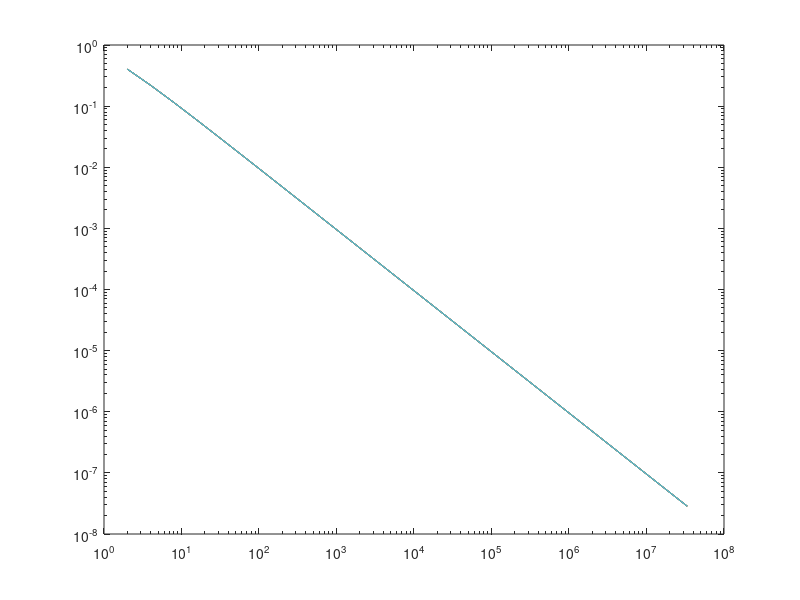
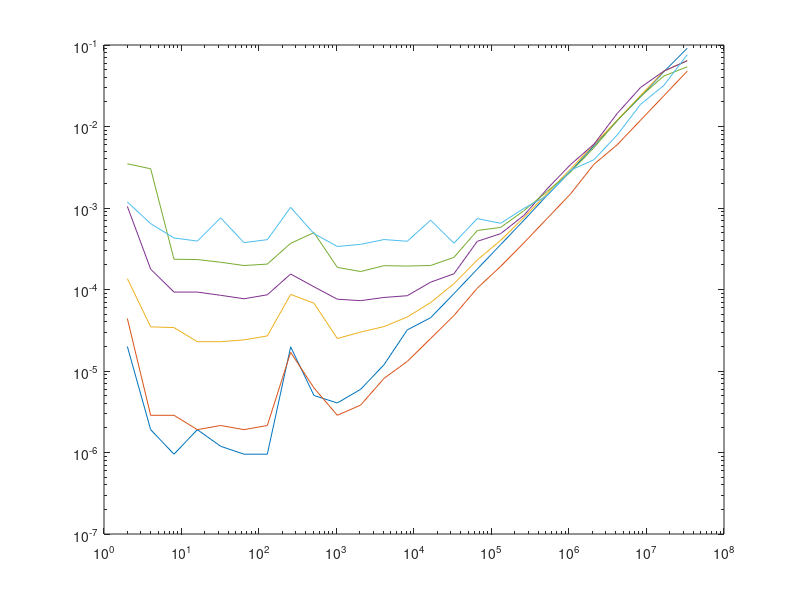

Write MATLAB code to recreate these figures, in order.
error2 = [0.40297986606396252,0.21897966746476261,0.11429479693194988,0.058399633250339367,0.029518814978706231,0.0148398638007885,0.0074401318182744092,0.0037251264541944273,0.0018638296735327131,0.0009322316114812601,0.0004661950197628606,0.00023311731592423612,0.00011656360978840041,5.82830428901282e-05,2.9141830946155522e-05,1.4570992839413321e-05,7.285515744470672e-06,3.6427626772805866e-06,1.8213825092594504e-06,9.1069151864076048e-07,4.5534580106476596e-07,2.2767292051639743e-07,1.1383671827402964e-07,5.6920630431278596e-08,2.8478611469040516e-08];
time2 = [2.002716064453125e-05,1.9073486328125e-06,9.5367431640625e-07,1.9073486328125e-06,1.1920928955078125e-06,9.5367431640625e-07,9.5367431640625e-07,1.9788742065429688e-05,5.0067901611328125e-06,4.0531158447265625e-06,5.9604644775390625e-06,1.1920928955078125e-05,3.1948089599609375e-05,4.5061111450195312e-05,8.8930130004882812e-05,0.00017809867858886719,0.00035500526428222656,0.00070810317993164062,0.0014379024505615234,0.0028312206268310547,0.0057988166809082031,0.011842966079711914,0.023200035095214844,0.04699397087097168,0.091268062591552734];

error4 = [0.40297986606396252,0.21897966746476261,0.11429479693195033,0.058399633250339367,0.029518814978706231,0.014839863800788056,0.0074401318182744092,0.0037251264541944273,0.0018638296735336013,0.00093223161148170419,0.00046619501976508104,0.00023311731592778884,0.00011656360979417357,5.8283042896789539e-05,2.9141830948820058e-05,1.4570992846518749e-05,7.2855157582374375e-06,3.6427626923796197e-06,1.8213825376811599e-06,9.1069155638834332e-07,4.5534583703599196e-07,2.2767293650360898e-07,1.1383660236674586e-07,5.6919458035764592e-08,2.8469046675638765e-08];
time4 = [4.4107437133789062e-05,2.86102294921875e-06,2.86102294921875e-06,1.9073486328125e-06,2.1457672119140625e-06,1.9073486328125e-06,2.1457672119140625e-06,1.6927719116210938e-05,6.198883056640625e-06,2.86102294921875e-06,3.814697265625e-06,8.106231689453125e-06,1.3113021850585938e-05,2.5033950805664062e-05,4.7922134399414062e-05,0.00010395050048828125,0.00019192695617675781,0.00037407875061035156,0.00074696540832519531,0.0014920234680175781,0.0034360885620117188,0.0059759616851806641,0.01195216178894043,0.023884057998657227,0.047815084457397461];

error8 = [0.40297986606396252,0.21897966746476261,0.11429479693195033,0.058399633250339367,0.029518814978705787,0.014839863800788056,0.007440131818273521,0.0037251264541935392,0.0018638296735327131,0.00093223161148170419,0.00046619501976596922,0.00023311731593000928,0.00011656360979772629,5.8283042899898163e-05,2.9141830955037307e-05,1.4570992856288711e-05,7.2855157746687382e-06,3.6427627172486154e-06,1.8213825598856204e-06,9.1069157326373329e-07,4.5534585479956036e-07,2.2767294893810686e-07,1.1383654463514858e-07,5.6918854074439196e-08,2.8464101298197875e-08];
time8 = [0.00013589859008789062,3.4809112548828125e-05,3.4093856811523438e-05,2.288818359375e-05,2.288818359375e-05,2.4080276489257812e-05,2.6941299438476562e-05,8.7022781372070312e-05,6.7949295043945312e-05,2.5033950805664062e-05,3.0040740966796875e-05,3.5047531127929688e-05,4.6014785766601562e-05,6.9141387939453125e-05,0.00011801719665527344,0.00022983551025390625,0.00040078163146972656,0.00076603889465332031,0.0015139579772949219,0.0030200481414794922,0.0060150623321533203,0.011985063552856445,0.023993968963623047,0.047776222229003906,0.064491033554077148];

error16 = [0.40297986606396252,0.21897966746476261,0.11429479693195033,0.058399633250339367,0.029518814978706231,0.014839863800788056,0.0074401318182744092,0.0037251264541935392,0.0018638296735327131,0.0009322316114812601,0.00046619501976596922,0.00023311731592956519,0.00011656360979594993,5.8283042898121806e-05,2.9141830958145931e-05,1.4570992856732801e-05,7.2855157706719353e-06,3.6427627208013291e-06,1.8213825736523859e-06,9.1069159502410457e-07,4.5534587744811006e-07,2.2767296803394288e-07,1.1383652998020466e-07,5.6918561863739114e-08,2.8461600631857209e-08];
time16 = [0.0010471343994140625,0.00017786026000976562,9.2983245849609375e-05,9.2983245849609375e-05,8.487701416015625e-05,7.7009201049804688e-05,8.6069107055664062e-05,0.00015497207641601562,0.00010800361633300781,7.6055526733398438e-05,7.2956085205078125e-05,7.9870223999023438e-05,8.392333984375e-05,0.00012302398681640625,0.00015592575073242188,0.00039005279541015625,0.00048398971557617188,0.00081205368041992188,0.0017240047454833984,0.0034129619598388672,0.0060658454895019531,0.014473199844360352,0.030160903930664062,0.0478668212890625,0.064055919647216797];

error32 = [0.40297986606396252,0.21897966746476261,0.11429479693195033,0.058399633250339367,0.029518814978706231,0.014839863800788056,0.007440131818273521,0.0037251264541935392,0.0018638296735331572,0.0009322316114812601,0.00046619501976596922,0.00023311731592956519,0.00011656360979461766,5.8283042896345449e-05,2.9141830956369574e-05,1.4570992858065068e-05,7.285515774224649e-06,3.6427627230217752e-06,1.8213825749846535e-06,9.1069158925094484e-07,4.5534587211903954e-07,2.2767296092851552e-07,1.1383650599938733e-07,5.6918401103445149e-08,2.8460358958426468e-08];
time32 = [0.0034899711608886719,0.0030281543731689453,0.00023508071899414062,0.00023317337036132812,0.00021600723266601562,0.00019693374633789062,0.00020503997802734375,0.00036883354187011719,0.00049901008605957031,0.000186920166015625,0.00016617774963378906,0.00019598007202148438,0.00019407272338867188,0.00019693374633789062,0.000247955322265625,0.00052905082702636719,0.0005779266357421875,0.00092792510986328125,0.0016009807586669922,0.0027761459350585938,0.005496978759765625,0.011837005615234375,0.023430109024047852,0.041673898696899414,0.054052829742431641];

error64 = [0.40297986606396252,0.21897966746476261,0.11429479693195033,0.058399633250339367,0.029518814978706231,0.014839863800788056,0.0074401318182744092,0.0037251264541935392,0.0018638296735331572,0.00093223161148170419,0.00046619501976596922,0.00023311731592956519,0.00011656360979461766,5.8283042895457271e-05,2.9141830955037307e-05,1.4570992858509157e-05,7.2855157751128274e-06,3.6427627243540428e-06,1.8213825763169211e-06,9.1069159591228299e-07,4.5534587345130717e-07,2.276729600403371e-07,1.1383649622942471e-07,5.6918323831922635e-08,2.8459742562603196e-08];
time64 = [0.0011870861053466797,0.00064301490783691406,0.00042891502380371094,0.000392913818359375,0.00075817108154296875,0.00037598609924316406,0.00040888786315917969,0.0010190010070800781,0.00048518180847167969,0.00033712387084960938,0.00035810470581054688,0.0004100799560546875,0.0003910064697265625,0.00070881843566894531,0.000370025634765625,0.00074219703674316406,0.00064897537231445312,0.0009899139404296875,0.0014190673828125,0.0029048919677734375,0.0039119720458984375,0.0078752040863037109,0.018697023391723633,0.031997203826904297,0.076072931289672852];

iterations = 2.^[1:25];

loglog(iterations,error2,'DisplayName','2 Processes');
hold on;
loglog(iterations,error4,'DisplayName','4 Processes');
loglog(iterations,error8,'DisplayName','8 Processes');
loglog(iterations,error16,'DisplayName','16 Processes');
loglog(iterations,error32,'DisplayName','32 Processes');
loglog(iterations,error64,'DisplayName','64 Processes');

figure

loglog(iterations,time2,'DisplayName','2 Processes');
hold on;
loglog(iterations,time4,'DisplayName','4 Processes');
loglog(iterations,time8,'DisplayName','8 Processes');
loglog(iterations,time16,'DisplayName','16 Processes');
loglog(iterations,time32,'DisplayName','32 Processes');
loglog(iterations,time64,'DisplayName','64 Processes');